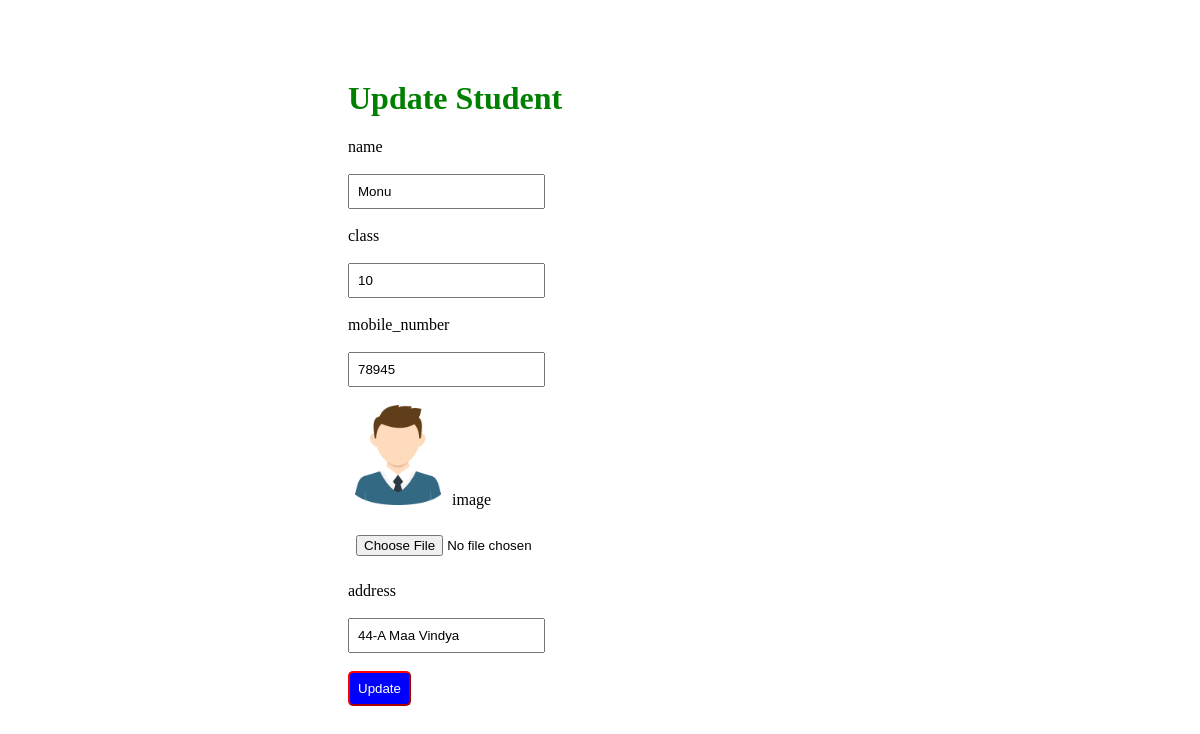
Screenshot of /update/6/ with the database file from the repository.
### students/models.py (models this page shows)
class Students(models.Model):
    std_name=models.CharField(max_length=50)
    std_class=models.IntegerField()
    mobile_number=models.IntegerField()
    image=models.ImageField(blank=True)
    address=models.CharField(max_length=100)

### students/views.py (the view, shortened to what this page needs)
# urls.py: path('update/<int:id>/', views.update, name='update'),
def update(request, id):
    stud = Students.objects.get(id=id)
    return render(request, "update.html", {"stud": stud})

### students/templates/update.html (shortened to what this page needs)
<!DOCTYPE html>
<html lang="en">
<head>
</head>
{% load static %}
<link rel="stylesheet" href="{% static 'style.css' %}">
<body>
    <div class="container2">
        <h1>Update Student</h1>
        <form action="{% url 'update' stud.id %}" method="post" enctype="multipart/form-data">
            <label for="">name</label><br><br>
            <input type="text" name="std_name" value="{{stud.std_name}}"><br><br>
            <label for="">class</label><br><br>
            <input type="text" name="std_class" value="{{stud.std_class}}"><br><br>
            <label for="">mobile_number</label><br><br>
            <input type="text" name="mobile_number" value="{{stud.mobile_number}}"><br><br>
            {% if stud.image %}
            <img src="{{ stud.image.url }}" alt="Student Image" width="100" height="100">
            {% endif %}
            <label for="">image</label><br><br>
            <input type="file" name="image" class="prod-size" ><br><br>
            <label for="">address</label><br><br>
            <input type="text" name="address" value="{{stud.address}}"><br><br>
            <button type="submit" id="new1">Update</button>
        </form>
    </div>
</body>
</html>

### students/static/style.css (style rules this page uses)
.container2 #new1 { background-color: blue; border-color: red; border-radius: 5px; padding: 8px; color: white; }
h1 { color: green; }
.container2 input { padding: 8px; }
.container2 { margin: 80px 240px 60px 240px; padding: 0px 100px 100px 100px; }

### rows the page displays
Students: std_name "Monu", std_class "10", mobile_number "78945", image (picture), address "44-A Maa Vindya"
